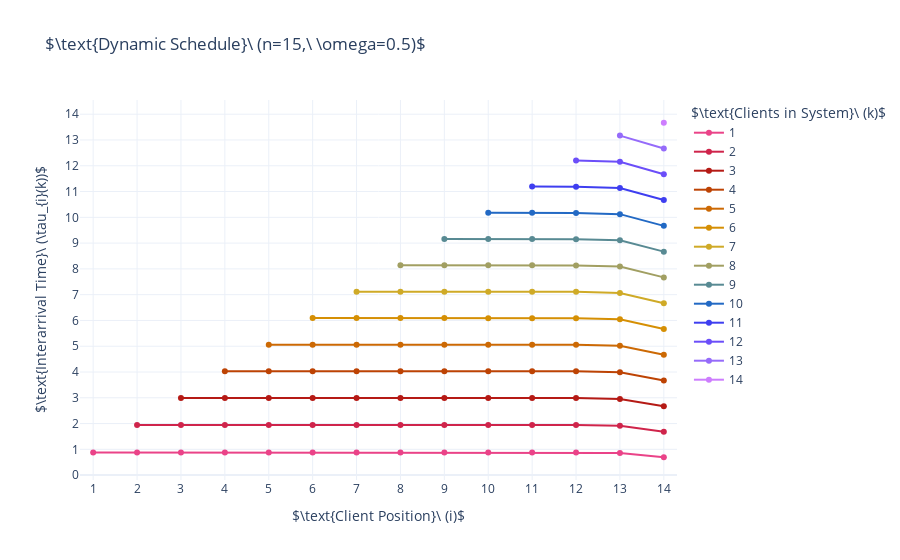

The code cell stored with this chart in its notebook:
### Markdown cell above
Now we plot our dynamic schedule for $n = 15$ and $\omega = 0.5$:

### Code cell
omega = 0.5
n = 15

# compute schedule
C_matrix = [[None for k in range(n+1)] for i in range(n)]
minima = [[None for k in range(n+1)] for i in range(n)]

for i in range(1,n+1):
    for k in range(1,i+1):
        Cstar_homexp(i,k,mu=1,omega=omega,n=n,C_matrix=C_matrix,use_h=True)

# plot schedule
palette = cycle(px.colors.cyclical.mrybm[2:])
fig = go.Figure()

for k in range(1,n):
    fig.add_trace(go.Scatter(x=np.arange(1,n+2), y=[minima[i][k-1] for i in range(n)],
                             name=k, marker_color=next(palette)))
                                                   
fig.update_layout(
    template='plotly_white',
    title='$\\text{Dynamic Schedule}\ (n=' + f'{n},\ \omega={omega})$',
    legend_title='$\\text{Clients in System}\ (k)$', 
    xaxis = {'title': '$\\text{Client Position}\ (i)$', 'range': [0.7, n - 0.7], 'dtick': 1},
    yaxis = {'title': '$\\text{Interarrival Time}\ (\\tau_{i}(k))$', 'dtick': 1}
)

fig.show()

print(f'Cost: {C_matrix[0][0]}')

### Figure 1 — Plotly figure (JSON) as saved in the notebook; plotly's stock layout.template omitted (floating-point values rounded to 4 significant figures)
{"data": [{"marker": {"color": "#ea4388"}, "name": "1", "type": "scatter", "x": [1, 2, 3, 4, 5, 6, 7, 8, 9, 10, 11, 12, 13, 14, 15, 16], "y": [0.8793, 0.8793, 0.8793, 0.8793, 0.8793, 0.8793, 0.8793, 0.8793, 0.8793, 0.8793, 0.8791, 0.8771, 0.8581, 0.6931, null]}, {"marker": {"color": "#cf244b"}, "name": "2", "type": "scatter", "x": [1, 2, 3, 4, 5, 6, 7, 8, 9, 10, 11, 12, 13, 14, 15, 16], "y": [null, 1.944, 1.944, 1.944, 1.944, 1.944, 1.944, 1.944, 1.944, 1.944, 1.943, 1.941, 1.914, 1.678, null]}, {"marker": {"color": "#b51a15"}, "name": "3", "type": "scatter", "x": [1, 2, 3, 4, 5, 6, 7, 8, 9, 10, 11, 12, 13, 14, 15, 16], "y": [null, null, 2.991, 2.991, 2.991, 2.991, 2.991, 2.991, 2.991, 2.991, 2.991, 2.988, 2.957, 2.674, null]}, {"marker": {"color": "#bd4304"}, "name": "4", "type": "scatter", "x": [1, 2, 3, 4, 5, 6, 7, 8, 9, 10, 11, 12, 13, 14, 15, 16], "y": [null, null, null, 4.029, 4.029, 4.029, 4.029, 4.029, 4.029, 4.029, 4.029, 4.026, 3.991, 3.672, null]}, {"marker": {"color": "#cc6904"}, "name": "5", "type": "scatter", "x": [1, 2, 3, 4, 5, 6, 7, 8, 9, 10, 11, 12, 13, 14, 15, 16], "y": [null, null, null, null, 5.062, 5.062, 5.062, 5.062, 5.062, 5.062, 5.061, 5.057, 5.02, 4.671, null]}, {"marker": {"color": "#d58f04"}, "name": "6", "type": "scatter", "x": [1, 2, 3, 4, 5, 6, 7, 8, 9, 10, 11, 12, 13, 14, 15, 16], "y": [null, null, null, null, null, 6.09, 6.09, 6.09, 6.09, 6.09, 6.089, 6.085, 6.045, 5.67, null]}, {"marker": {"color": "#cfaa27"}, "name": "7", "type": "scatter", "x": [1, 2, 3, 4, 5, 6, 7, 8, 9, 10, 11, 12, 13, 14, 15, 16], "y": [null, null, null, null, null, null, 7.115, 7.115, 7.115, 7.115, 7.114, 7.11, 7.067, 6.67, null]}, {"marker": {"color": "#a19f62"}, "name": "8", "type": "scatter", "x": [1, 2, 3, 4, 5, 6, 7, 8, 9, 10, 11, 12, 13, 14, 15, 16], "y": [null, null, null, null, null, null, null, 8.137, 8.137, 8.137, 8.137, 8.132, 8.088, 7.669, null]}, {"marker": {"color": "#588a93"}, "name": "9", "type": "scatter", "x": [1, 2, 3, 4, 5, 6, 7, 8, 9, 10, 11, 12, 13, 14, 15, 16], "y": [null, null, null, null, null, null, null, null, 9.158, 9.158, 9.157, 9.153, 9.106, 8.669, null]}, {"marker": {"color": "#2269c4"}, "name": "10", "type": "scatter", "x": [1, 2, 3, 4, 5, 6, 7, 8, 9, 10, 11, 12, 13, 14, 15, 16], "y": [null, null, null, null, null, null, null, null, null, 10.18, 10.18, 10.17, 10.12, 9.669, null]}, {"marker": {"color": "#3e3ef0"}, "name": "11", "type": "scatter", "x": [1, 2, 3, 4, 5, 6, 7, 8, 9, 10, 11, 12, 13, 14, 15, 16], "y": [null, null, null, null, null, null, null, null, null, null, 11.19, 11.19, 11.14, 10.67, null]}, {"marker": {"color": "#6b4ef9"}, "name": "12", "type": "scatter", "x": [1, 2, 3, 4, 5, 6, 7, 8, 9, 10, 11, 12, 13, 14, 15, 16], "y": [null, null, null, null, null, null, null, null, null, null, null, 12.21, 12.15, 11.67, null]}, {"marker": {"color": "#956bfa"}, "name": "13", "type": "scatter", "x": [1, 2, 3, 4, 5, 6, 7, 8, 9, 10, 11, 12, 13, 14, 15, 16], "y": [null, null, null, null, null, null, null, null, null, null, null, null, 13.17, 12.67, null]}, {"marker": {"color": "#cd7dfe"}, "name": "14", "type": "scatter", "x": [1, 2, 3, 4, 5, 6, 7, 8, 9, 10, 11, 12, 13, 14, 15, 16], "y": [null, null, null, null, null, null, null, null, null, null, null, null, null, 13.67, null]}], "layout": {"legend": {"title": {"text": "$\\text{Clients in System}\\ (k)$"}}, "title": {"text": "$\\text{Dynamic Schedule}\\ (n=15,\\ \\omega=0.5)$"}, "xaxis": {"dtick": 1, "range": [0.7, 14.3], "title": {"text": "$\\text{Client Position}\\ (i)$"}}, "yaxis": {"dtick": 1, "title": {"text": "$\\text{Interarrival Time}\\ (\\tau_{i}(k))$"}}}}
